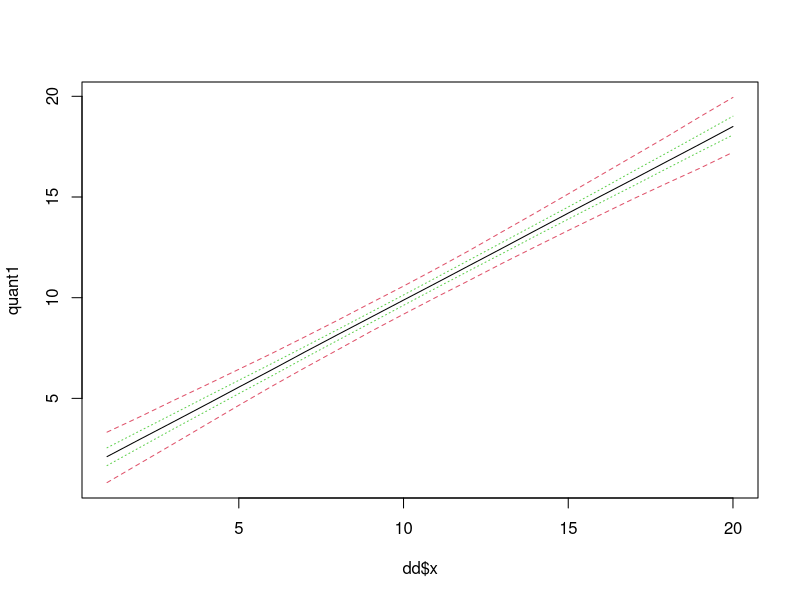
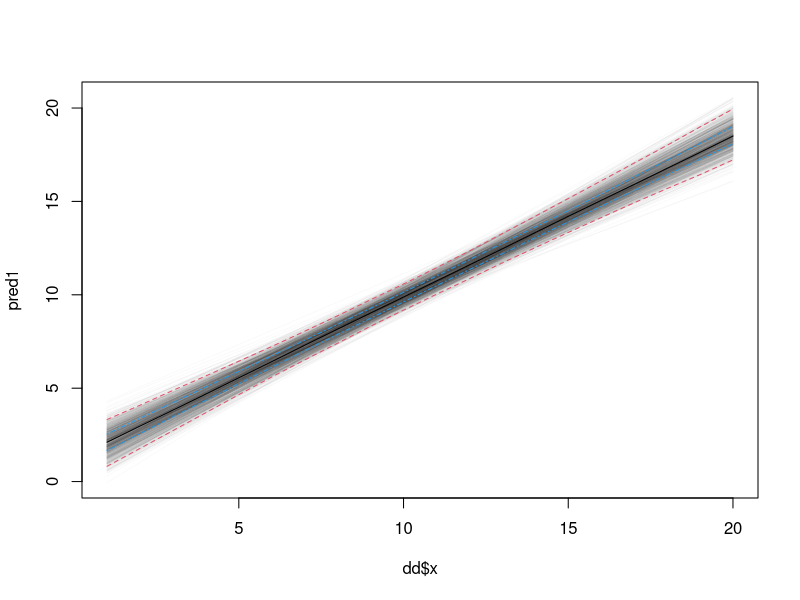

Write the R code that produced these figures, in order.
## construct confidence intervals from Wald var-cov matrices:
set.seed(101)
dd <- data.frame(y=1:20+2*rnorm(20),x=1:20)
m1 <- lm(y~x,data=dd)
library("MASS")
## pick 1000 MVN values
pars <- mvrnorm(1000,mu=coef(m1),Sigma=vcov(m1))
pred1 <- apply(pars,1,function(x) x[1]+x[2]*dd$x)
quant1 <- t(apply(pred1,1,quantile,c(0.025,0.25,0.5,0.75,0.975)))
matplot(dd$x,quant1,type="l",
        col=c(2,3,1,3,2),
        lty=c(2,3,1,3,2))

matplot(dd$x,pred1,col=adjustcolor("black",alpha=0.02),
        type="l",lty=1)
matlines(dd$x,quant1,type="l",
        col=c(2,4,1,4,2),
        lty=c(2,4,1,4,2))

## do the same thing for MCMC results
